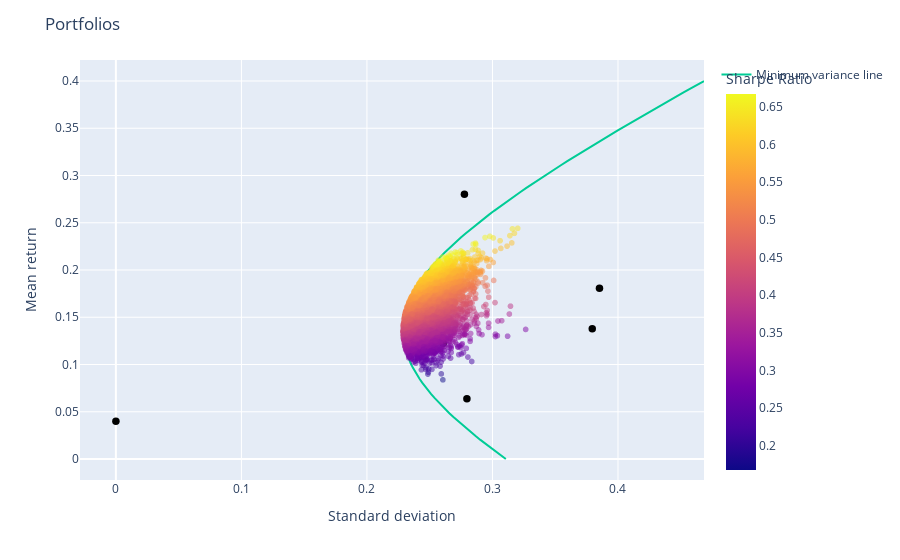

Notebook source saved alongside this figure:
### Code cell
numPortfolios = 10000

mc_portfolios = generate_portfolios(returns, numPortfolios, riskFreeRate=riskFreeRate)

# Plot the portfolios
fig = px.scatter(mc_portfolios, x='Risk', y='Return', color='Sharpe Ratio',  hover_data={**{ticker +' weight': ':.2f' for ticker in tickers}, **{'Return': ':.2f', 'Risk': ':.2f', 'Sharpe Ratio': ':.2f'}}, opacity=0.5,)

fig.update_layout(title='Portfolios', xaxis_title='Standard deviation', yaxis_title='Mean return')
fig.add_scatter(x=tickers_df['Risk'], y=tickers_df['Return'], mode='markers', marker=dict(size=7.5, color='black',),showlegend=False, name='Tickers', text = [f'<b>{index}</b> <br>Standard deviation: {vol:.2f}<br>Expected return: {ret:.2f}' for index, vol, ret in zip(tickers_df.index, tickers_df['Risk'], tickers_df['Return'])],hoverinfo='text')
fig.add_scatter(x=sigma_mu, y=mu, mode='lines', name='Minimum variance line')
fig.show()

### Figure 1 — Plotly figure (JSON) as saved in the notebook; plotly's stock layout.template omitted (floating-point values rounded to 4 significant figures; data arrays with more than 128 entries replaced by an {"elided": "..."} marker saying what was removed)
{"data": [{"customdata": {"elided": "10000x6 float values"}, "hovertemplate": "Risk=%{x:.2f}<br>Return=%{y:.2f}<br>ENI.MI weight=%{customdata[0]:.2f}<br>ENEL.MI weight=%{customdata[1]:.2f}<br>STMMI.MI weight=%{customdata[2]:.2f}<br>LDO.MI weight=%{customdata[3]:.2f}<br>A2A.MI weight=%{customdata[4]:.2f}<br>Sharpe Ratio=%{marker.color:.2f}<extra></extra>", "legendgroup": "", "marker": {"color": {"elided": "10000 float values"}, "coloraxis": "coloraxis", "opacity": 0.5, "symbol": "circle"}, "mode": "markers", "name": "", "showlegend": false, "type": "scattergl", "x": {"elided": "10000 float values"}, "xaxis": "x", "y": {"elided": "10000 float values"}, "yaxis": "y"}, {"hoverinfo": "text", "marker": {"color": "black", "size": 7.5}, "mode": "markers", "name": "Tickers", "showlegend": false, "text": ["<b>ENI.MI</b> <br>Standard deviation: 0.28<br>Expected return: 0.06", "<b>ENEL.MI</b> <br>Standard deviation: 0.26<br>Expected return: 0.12", "<b>STMMI.MI</b> <br>Standard deviation: 0.28<br>Expected return: 0.28", "<b>LDO.MI</b> <br>Standard deviation: 0.38<br>Expected return: 0.14", "<b>A2A.MI</b> <br>Standard deviation: 0.39<br>Expected return: 0.18", "<b>Risk Free Rate</b> <br>Standard deviation: 0.00<br>Expected return: 0.04"], "type": "scatter", "x": [0.2796, 0.2608, 0.2777, 0.3795, 0.3853, 0], "y": [0.06389, 0.1224, 0.2802, 0.1378, 0.1807, 0.04]}, {"mode": "lines", "name": "Minimum variance line", "type": "scatter", "x": [0.3107, 0.3065, 0.3023, 0.2983, 0.2943, 0.2904, 0.2866, 0.2829, 0.2792, 0.2757, 0.2722, 0.2689, 0.2656, 0.2625, 0.2595, 0.2566, 0.2538, 0.2512, 0.2486, 0.2463, 0.244, 0.2419, 0.2399, 0.2381, 0.2364, 0.2349, 0.2336, 0.2324, 0.2313, 0.2305, 0.2298, 0.2292, 0.2289, 0.2287, 0.2286, 0.2288, 0.2291, 0.2296, 0.2303, 0.2311, 0.2321, 0.2332, 0.2346, 0.236, 0.2377, 0.2395, 0.2414, 0.2435, 0.2457, 0.248, 0.2505, 0.2532, 0.2559, 0.2588, 0.2618, 0.2649, 0.2681, 0.2714, 0.2748, 0.2783, 0.2819, 0.2857, 0.2894, 0.2933, 0.2973, 0.3013, 0.3054, 0.3096, 0.3139, 0.3182, 0.3226, 0.327, 0.3315, 0.3361, 0.3407, 0.3453, 0.3501, 0.3548, 0.3596, 0.3645, 0.3694, 0.3743, 0.3793, 0.3843, 0.3893, 0.3944, 0.3995, 0.4047, 0.4098, 0.415, 0.4203, 0.4255, 0.4308, 0.4361, 0.4415, 0.4468, 0.4522, 0.4576, 0.4631, 0.4685], "y": [0, 0.00404, 0.008081, 0.01212, 0.01616, 0.0202, 0.02424, 0.02828, 0.03232, 0.03636, 0.0404, 0.04444, 0.04848, 0.05253, 0.05657, 0.06061, 0.06465, 0.06869, 0.07273, 0.07677, 0.08081, 0.08485, 0.08889, 0.09293, 0.09697, 0.101, 0.1051, 0.1091, 0.1131, 0.1172, 0.1212, 0.1253, 0.1293, 0.1333, 0.1374, 0.1414, 0.1455, 0.1495, 0.1535, 0.1576, 0.1616, 0.1657, 0.1697, 0.1737, 0.1778, 0.1818, 0.1859, 0.1899, 0.1939, 0.198, 0.202, 0.2061, 0.2101, 0.2141, 0.2182, 0.2222, 0.2263, 0.2303, 0.2343, 0.2384, 0.2424, 0.2465, 0.2505, 0.2545, 0.2586, 0.2626, 0.2667, 0.2707, 0.2747, 0.2788, 0.2828, 0.2869, 0.2909, 0.2949, 0.299, 0.303, 0.3071, 0.3111, 0.3152, 0.3192, 0.3232, 0.3273, 0.3313, 0.3354, 0.3394, 0.3434, 0.3475, 0.3515, 0.3556, 0.3596, 0.3636, 0.3677, 0.3717, 0.3758, 0.3798, 0.3838, 0.3879, 0.3919, 0.396, 0.4]}], "layout": {"coloraxis": {"colorbar": {"title": {"text": "Sharpe Ratio"}}, "colorscale": [[0, "#0d0887"], [0.1111, "#46039f"], [0.2222, "#7201a8"], [0.3333, "#9c179e"], [0.4444, "#bd3786"], [0.5556, "#d8576b"], [0.6667, "#ed7953"], [0.7778, "#fb9f3a"], [0.8889, "#fdca26"], [1, "#f0f921"]]}, "legend": {"tracegroupgap": 0}, "margin": {"t": 60}, "title": {"text": "Portfolios"}, "xaxis": {"anchor": "y", "domain": [0, 1], "title": {"text": "Standard deviation"}}, "yaxis": {"anchor": "x", "domain": [0, 1], "title": {"text": "Mean return"}}}}
